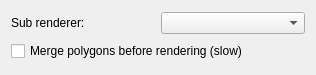
<?xml version="1.0" encoding="UTF-8"?>
<ui version="4.0">
 <class>QgsInvertedPolygonRendererWidgetBase</class>
 <widget class="QWidget" name="QgsInvertedPolygonRendererWidgetBase">
  <property name="geometry">
   <rect>
    <x>0</x>
    <y>0</y>
    <width>316</width>
    <height>75</height>
   </rect>
  </property>
  <property name="windowTitle">
   <string>Form</string>
  </property>
  <layout class="QVBoxLayout" name="mLayout">
   <item>
    <layout class="QHBoxLayout" name="horizontalLayout">
     <item>
      <widget class="QLabel" name="mRendererLabel">
       <property name="text">
        <string>Sub renderer:</string>
       </property>
      </widget>
     </item>
     <item>
      <widget class="QComboBox" name="mRendererComboBox"/>
     </item>
    </layout>
   </item>
   <item>
    <widget class="QCheckBox" name="mMergePolygonsCheckBox">
     <property name="toolTip">
      <string/>
     </property>
     <property name="text">
      <string>Merge polygons before rendering (slow)</string>
     </property>
    </widget>
   </item>
  </layout>
 </widget>
 <tabstops>
  <tabstop>mRendererComboBox</tabstop>
  <tabstop>mMergePolygonsCheckBox</tabstop>
 </tabstops>
 <resources/>
 <connections/>
</ui>
